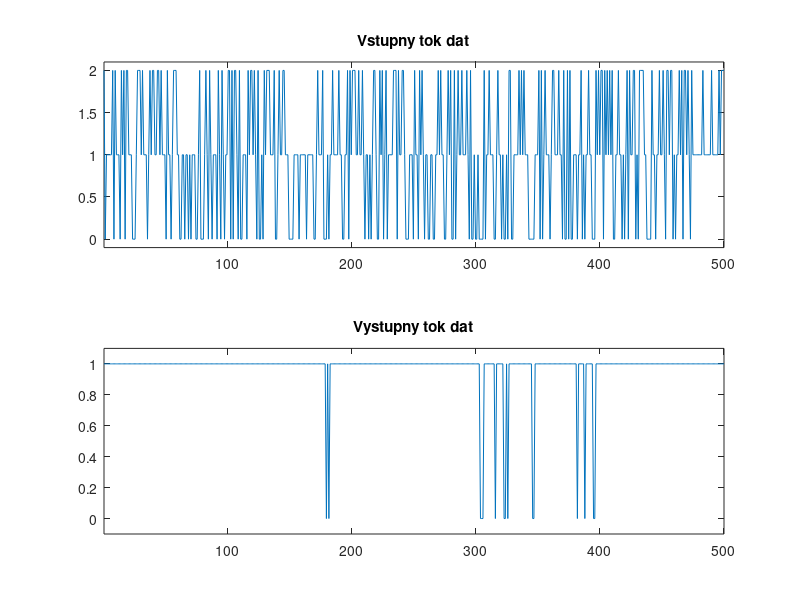
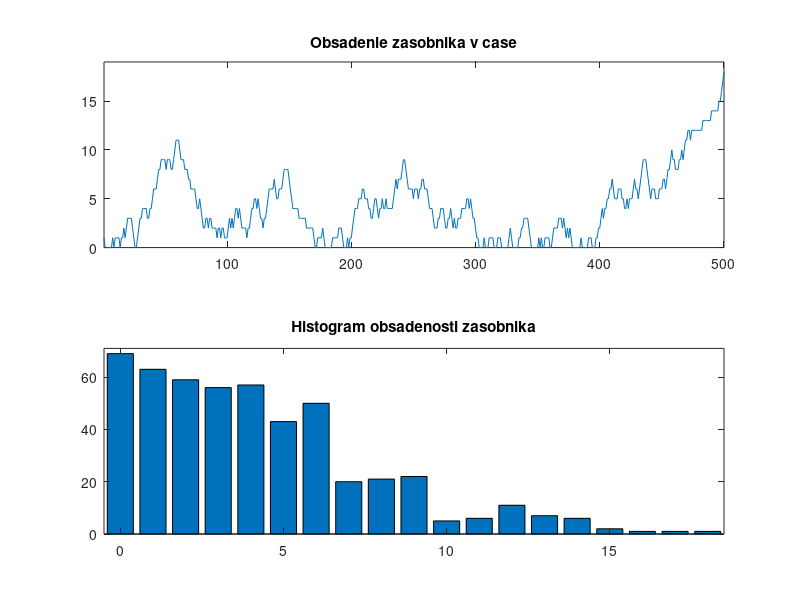

Recreate these plots in MATLAB, in order.
clc;
clear;
close all;

%config
inputN = 2;
inputP = 0.5;
outputN = 1;
% outputP = 0.08;
bufferMaxSize = Inf;
outputCapacity = 1;
iterationsCount = 500;

stackSize = 0;
stats_inputFlow = zeros(1,iterationsCount);
stats_outputFlow = zeros(1,iterationsCount);
stats_dropCount = 0;
stats_bufferSize = zeros(1,iterationsCount);

for i = 1 : iterationsCount
 
	%receiving
	input = binornd(inputN, inputP);
%	fprintf('prislo: ');
%  disp(input);  
  
	if stackSize < bufferMaxSize 	
		stackSize = stackSize + input;
	end

%	fprintf('v stacku: ');
%  disp(stackSize);
	
	if stackSize > 0
		stats_outputFlow(i) = min(stackSize, outputCapacity);
  else
		stats_outputFlow(i) = 0;
	end
	
	%sending
	for j = 1 : outputCapacity
 		if stackSize > 0
				stackSize = stackSize - min(stackSize, outputCapacity);
 		end
	end
  
%  fprintf('po odvysielani: ');
%  disp(stackSize);

	stats_inputFlow(i) = input;
	stats_bufferSize(i) = stackSize;

end

maxBuffer = max(stats_bufferSize);
stats_bufferHistogram = zeros(1,maxBuffer+1);
for i = 1 : iterationsCount
  stats_bufferHistogram(stats_bufferSize(i)+1) = stats_bufferHistogram(stats_bufferSize(i)+1)+1;
end

figure('name', 'Tok');
subplot(2,1,1);
plot(stats_inputFlow);
axis([1 iterationsCount -0.1 inputN+0.1]);
title('Vstupny tok dat');
subplot(2,1,2);
plot(stats_outputFlow);
axis([1 iterationsCount -0.1 outputN+0.1])
title('Vystupny tok dat');

figure('name', 'Zasobnik');
subplot(2,1,1);
plot(stats_bufferSize);
axis([1 iterationsCount 0 max(stats_bufferSize)+1]);
title('Obsadenie zasobnika v case');
subplot(2,1,2);
bar(0:maxBuffer,stats_bufferHistogram);
axis([-0.5 maxBuffer+0.5 0 max(stats_bufferHistogram)+2]);
title('Histogram obsadenosti zasobnika');

disp('Vyuzitie vysielaca [%]');
disp(length(stats_outputFlow(stats_outputFlow>0))/iterationsCount*100);
